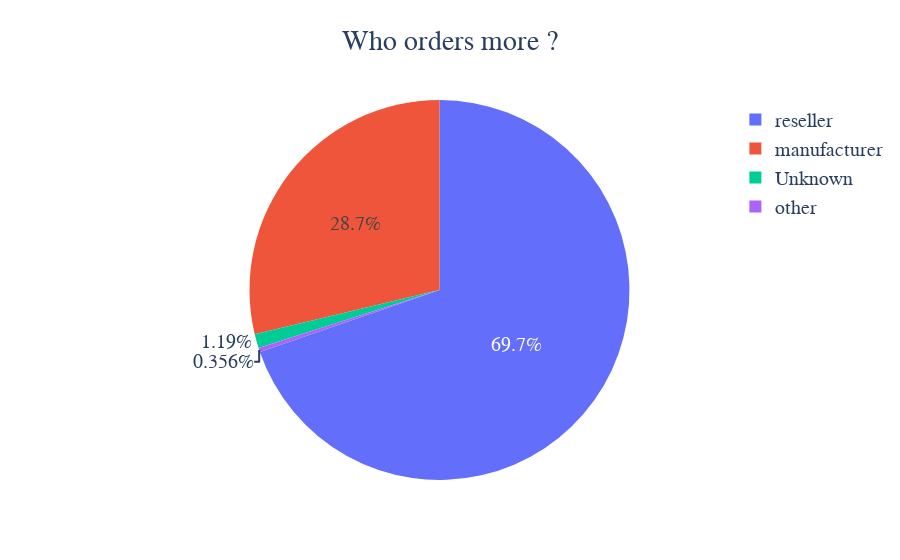

The cell this chart's notebook holds for it:
### Markdown cell above
### Closed Deals Performance

### Code cell
q8 = cd.groupby('business_type',as_index=False)['declared_monthly_revenue'].count()

ex.pie(q8,names='business_type',values ='declared_monthly_revenue',
       title='Who orders more ?').update_layout(
                                               title_x=0.5,
                                               font=dict(family="moon heavy",size=20,))

### Figure 1 — Plotly figure (JSON) as saved in the notebook; plotly's stock layout.template omitted (floating-point values rounded to 4 significant figures)
{"data": [{"domain": {"x": [0, 1], "y": [0, 1]}, "hovertemplate": "business_type=%{label}<br>declared_monthly_revenue=%{value}<extra></extra>", "labels": ["Unknown", "manufacturer", "other", "reseller"], "legendgroup": "", "name": "", "showlegend": true, "type": "pie", "values": [10, 242, 3, 587]}], "layout": {"font": {"family": "moon heavy", "size": 20}, "legend": {"tracegroupgap": 0}, "title": {"text": "Who orders more ?", "x": 0.5}}}
